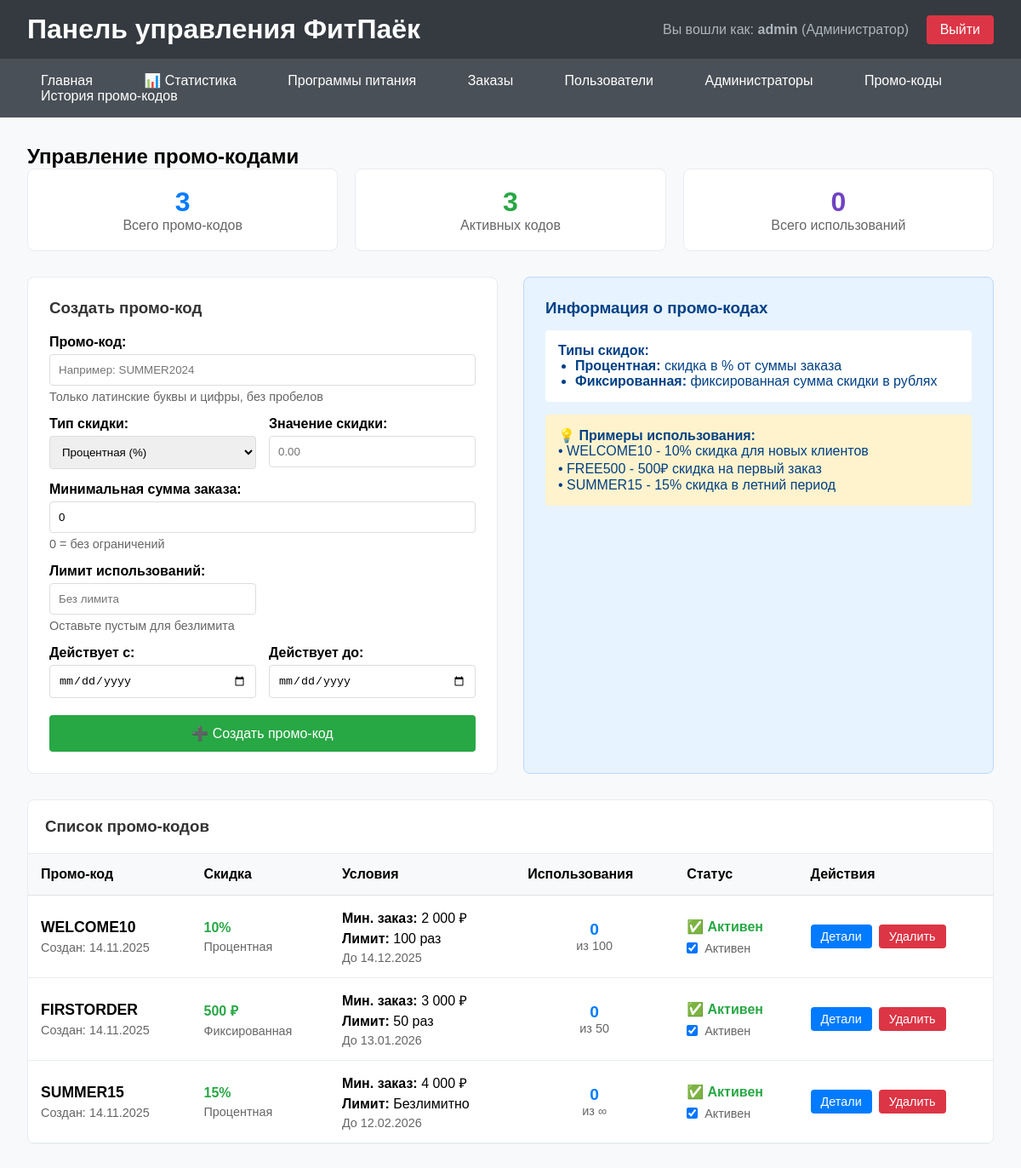
The app's page /admin/promo_codes.php (signed in) with its own data.
### tables this page shows
CREATE TABLE `promo_codes` (
  `id` int NOT NULL,
  `code` varchar(50) NOT NULL,
  `discount_type` enum('percentage','fixed') DEFAULT 'percentage',
  `discount_value` decimal(10,2) NOT NULL,
  `min_order_amount` decimal(10,2) DEFAULT '0.00',
  `usage_limit` int DEFAULT NULL,
  `used_count` int DEFAULT '0',
  `valid_from` date DEFAULT NULL,
  `valid_until` date DEFAULT NULL,
  `is_active` tinyint(1) DEFAULT '1',
  `created_at` timestamp NULL DEFAULT CURRENT_TIMESTAMP
);

### config.php (called while the page is built, shortened)
<?php
function e($text) {
    return htmlspecialchars($text, ENT_QUOTES, 'UTF-8');
}
?>

### admin/promo_codes.php (the view, shortened to what this page needs)
<?php
require_once '../config.php';
$promo_codes = $pdo->query("
    SELECT pc.*,
           (SELECT COUNT(*) FROM used_promo_codes upc WHERE upc.promo_code_id = pc.id) as used_count
    FROM promo_codes pc
    ORDER BY pc.created_at DESC
")->fetchAll();
$total_promos = $pdo->query("SELECT COUNT(*) as count FROM promo_codes")->fetch()['count'];
$active_promos = $pdo->query("SELECT COUNT(*) as count FROM promo_codes WHERE is_active = TRUE")->fetch()['count'];
$total_usage = $pdo->query("SELECT COUNT(*) as count FROM used_promo_codes")->fetch()['count'];
?>
<?php include 'includes/header.php'; ?>
<h2>Управление промо-кодами</h2>
<div style="display: grid; grid-template-columns: repeat(auto-fit, minmax(200px, 1fr)); gap: 20px; margin-bottom: 30px;">
    <div style="background: white; padding: 20px; border-radius: 8px; border: 1px solid #e9ecef; text-align: center;">
        <div style="font-size: 2rem; font-weight: bold; color: #007bff;"><?php echo $total_promos; ?></div>
        <div style="color: #666;">Всего промо-кодов</div>
    </div>
    <div style="background: white; padding: 20px; border-radius: 8px; border: 1px solid #e9ecef; text-align: center;">
        <div style="font-size: 2rem; font-weight: bold; color: #28a745;"><?php echo $active_promos; ?></div>
        <div style="color: #666;">Активных кодов</div>
    </div>
    <div style="background: white; padding: 20px; border-radius: 8px; border: 1px solid #e9ecef; text-align: center;">
        <div style="font-size: 2rem; font-weight: bold; color: #6f42c1;"><?php echo $total_usage; ?></div>
        <div style="color: #666;">Всего использований</div>
    </div>
</div>
<div style="display: grid; grid-template-columns: 1fr 1fr; gap: 30px; margin-bottom: 30px;">
    <div style="background: white; padding: 25px; border-radius: 8px; border: 1px solid #e9ecef;">
        <h3 style="margin-top: 0; margin-bottom: 20px; color: #333;">Создать промо-код</h3>
        <form method="POST">
            <div style="margin-bottom: 15px;">
                <label style="display: block; margin-bottom: 5px; font-weight: bold;">Промо-код:</label>
                <input type="text" name="code"
                       style="width: 100%; padding: 10px; border: 1px solid #ddd; border-radius: 4px;"
                       placeholder="Например: SUMMER2024" required>
                <div style="color: #666; font-size: 0.9rem; margin-top: 5px;">
                    Только латинские буквы и цифры, без пробелов
                </div>
            </div>
            <div style="display: grid; grid-template-columns: 1fr 1fr; gap: 15px; margin-bottom: 15px;">
                <div>
                    <label style="display: block; margin-bottom: 5px; font-weight: bold;">Тип скидки:</label>
                    <select name="discount_type" style="width: 100%; padding: 10px; border: 1px solid #ddd; border-radius: 4px;">
                        <option value="percentage">Процентная (%)</option>
                    </select>
                </div>
                <div>
                    <label style="display: block; margin-bottom: 5px; font-weight: bold;">Значение скидки:</label>
                    <input type="number" name="discount_value" step="0.01" min="0"
                           style="width: 100%; padding: 10px; border: 1px solid #ddd; border-radius: 4px;"
                           placeholder="0.00" required>
                </div>
            </div>
            <div style="margin-bottom: 15px;">
                <label style="display: block; margin-bottom: 5px; font-weight: bold;">Минимальная сумма заказа:</label>
                <input type="number" name="min_order_amount" step="0.01" min="0"
                       style="width: 100%; padding: 10px; border: 1px solid #ddd; border-radius: 4px;"
                       placeholder="0.00" value="0">
                <div style="color: #666; font-size: 0.9rem; margin-top: 5px;">
                    0 = без ограничений
                </div>
            </div>
            <div style="display: grid; grid-template-columns: 1fr 1fr; gap: 15px; margin-bottom: 15px;">
                <div>
                    <label style="display: block; margin-bottom: 5px; font-weight: bold;">Лимит использований:</label>
                    <input type="number" name="usage_limit" min="0"
                           style="width: 100%; padding: 10px; border: 1px solid #ddd; border-radius: 4px;"
                           placeholder="Без лимита">
                    <div style="color: #666; font-size: 0.9rem; margin-top: 5px;">
                        Оставьте пустым для безлимита
                    </div>
                </div>
            </div>
            <div style="display: grid; grid-template-columns: 1fr 1fr; gap: 15px; margin-bottom: 20px;">
                <div>
                    <label style="display: block; margin-bottom: 5px; font-weight: bold;">Действует с:</label>
                    <input type="date" name="valid_from"
                           style="width: 100%; padding: 10px; border: 1px solid #ddd; border-radius: 4px;">
                </div>
                <div>
                    <label style="display: block; margin-bottom: 5px; font-weight: bold;">Действует до:</label>
                    <input type="date" name="valid_until"
                           style="width: 100%; padding: 10px; border: 1px solid #ddd; border-radius: 4px;">
                </div>
            </div>
            <button type="submit" name="add_promo" style="
                background: #28a745;
                color: white;
                padding: 12px 30px;
                border: none;
                border-radius: 4px;
                font-size: 1rem;
                font-weight: 500;
                cursor: pointer;
                width: 100%;
            ">
                ➕ Создать промо-код
            </button>
        </form>
    </div>
    <div style="background: #e7f3ff; padding: 25px; border-radius: 8px; border: 1px solid #b8daff;">
        <h3 style="margin-top: 0; margin-bottom: 15px; color: #004085;">Информация о промо-кодах</h3>
        <div style="color: #004085;">
            <div style="background: white; padding: 15px; border-radius: 4px; margin-bottom: 15px;">
                <h4 style="margin-top: 0; color: #004085;">Типы скидок:</h4>
                <ul style="margin: 0; padding-left: 20px;">
                    <li><strong>Процентная:</strong> скидка в % от суммы заказа</li>
                    <li><strong>Фиксированная:</strong> фиксированная сумма скидки в рублях</li>
                </ul>
            </div>
            <div style="background: #fff3cd; padding: 15px; border-radius: 4px;">
                <strong>💡 Примеры использования:</strong><br>
                • WELCOME10 - 10% скидка для новых клиентов<br>
                • FREE500 - 500₽ скидка на первый заказ<br>
                • SUMMER15 - 15% скидка в летний период
            </div>
        </div>
    </div>
</div>
<div style="background: white; border-radius: 8px; border: 1px solid #e9ecef; overflow: hidden;">
    <div style="padding: 20px; border-bottom: 1px solid #e9ecef;">
        <h3 style="margin: 0; color: #333;">Список промо-кодов</h3>
    </div>
    <?php if (empty($promo_codes)): ?>
        <div style="text-align: center; padding: 40px; color: #666;">
            <h4>Промо-коды не найдены</h4>
            <p>Создайте первый промо-код используя форму выше</p>
        </div>
    <?php else: ?>
        <div style="overflow-x: auto;">
            <table style="width: 100%; border-collapse: collapse; min-width: 900px;">
                <thead>
                    <tr style="background: #f8f9fa;">
                        <th style="padding: 15px; text-align: left; border-bottom: 1px solid #dee2e6;">Промо-код</th>
                        <th style="padding: 15px; text-align: left; border-bottom: 1px solid #dee2e6;">Скидка</th>
                        <th style="padding: 15px; text-align: left; border-bottom: 1px solid #dee2e6;">Условия</th>
                        <th style="padding: 15px; text-align: left; border-bottom: 1px solid #dee2e6;">Использования</th>
                        <th style="padding: 15px; text-align: left; border-bottom: 1px solid #dee2e6;">Статус</th>
                        <th style="padding: 15px; text-align: left; border-bottom: 1px solid #dee2e6;">Действия</th>
                    </tr>
                </thead>
                <tbody>
                    <?php foreach ($promo_codes as $promo):
                        $is_expired = $promo['valid_until'] && strtotime($promo['valid_until']) < time();
                        $is_future = $promo['valid_from'] && strtotime($promo['valid_from']) > time();
                        $usage_limit_reached = $promo['usage_limit'] && $promo['used_count'] >= $promo['usage_limit'];
                    ?>
                    <tr style="border-bottom: 1px solid #e9ecef;">
                        <td style="padding: 15px;">
                            <div style="font-weight: bold; margin-bottom: 5px; font-size: 1.1rem;">
                                <?php echo e($promo['code']); ?>
                            </div>
                            <div style="color: #666; font-size: 0.9rem;">
                                Создан: <?php echo date('d.m.Y', strtotime($promo['created_at'])); ?>
                            </div>
                        </td>
                        <td style="padding: 15px;">
                            <div style="font-weight: bold; color: #28a745; margin-bottom: 5px;">
                                <?php if ($promo['discount_type'] === 'percentage'): ?>
                                    <?php echo number_format($promo['discount_value'], 0); ?>%
                                <?php else: ?>
                                    <?php echo number_format($promo['discount_value'], 0, ',', ' '); ?> ₽
                                <?php endif; ?>
                            </div>
                            <div style="color: #666; font-size: 0.9rem;">
                                <?php echo $promo['discount_type'] === 'percentage' ? 'Процентная' : 'Фиксированная'; ?>
                            </div>
                        </td>
                        <td style="padding: 15px;">
                            <div style="margin-bottom: 5px;">
                                <strong>Мин. заказ:</strong>
                                <?php echo $promo['min_order_amount'] > 0 ? number_format($promo['min_order_amount'], 0, ',', ' ') . ' ₽' : 'Нет'; ?>
                            </div>
                            <div style="margin-bottom: 5px;">
                                <strong>Лимит:</strong>
                                <?php echo $promo['usage_limit'] ? $promo['usage_limit'] . ' раз' : 'Безлимитно'; ?>
                            </div>
                            <div style="color: #666; font-size: 0.9rem;">
                                <?php if ($promo['valid_from'] && $promo['valid_until']): ?>
                                    <?php echo date('d.m.Y', strtotime($promo['valid_from'])); ?> - <?php echo date('d.m.Y', strtotime($promo['valid_until'])); ?>
                                <?php elseif ($promo['valid_until']): ?>
                                    До <?php echo date('d.m.Y', strtotime($promo['valid_until'])); ?>
                                <?php else: ?>
                                    Бессрочно
                                <?php endif; ?>
                            </div>
                        </td>
                        <td style="padding: 15px;">
                            <div style="text-align: center;">
                                <div style="font-size: 1.2rem; font-weight: bold; color: #007bff;">
                                    <?php echo $promo['used_count']; ?>
                                </div>
                                <div style="color: #666; font-size: 0.9rem;">
                                    из <?php echo $promo['usage_limit'] ?: '∞'; ?>
                                </div>
                            </div>
                        </td>
                        <td style="padding: 15px;">
                            <?php if (!$promo['is_active']): ?>
                                <span style="color: #dc3545; font-weight: bold;">❌ Неактивен</span>
                            <?php elseif ($is_expired): ?>
                                <span style="color: #dc3545; font-weight: bold;">⏰ Истек</span>
                            <?php elseif ($is_future): ?>
                                <span style="color: #ffc107; font-weight: bold;">⏳ Будущий</span>
                            <?php elseif ($usage_limit_reached): ?>
                                <span style="color: #dc3545; font-weight: bold;">🚫 Лимит</span>
                            <?php else: ?>
                                <span style="color: #28a745; font-weight: bold;">✅ Активен</span>
                            <?php endif; ?>
                            <form method="POST" style="margin-top: 8px;">
                                <label style="display: flex; align-items: center; gap: 8px; cursor: pointer;">
                                    <input type="checkbox" name="is_active" value="1"
                                           <?php echo $promo['is_active'] ? 'checked' : ''; ?>
                                           onchange="this.form.submit()">
                                    <span style="font-size: 0.9rem; color: #666;">
                                        <?php echo $promo['is_active'] ? 'Активен' : 'Неактивен'; ?>
                                    </span>
                                </label>
                            </form>
                        </td>
                        <td style="padding: 15px;">
                            <div style="display: flex; gap: 8px;">
                                <a href="promo_details.php?id=<?php echo $promo['id']; ?>"
                                   style="
                                       background: #007bff;
                                       color: white;
                                       padding: 6px 12px;
                                       text-decoration: none;
                                       border-radius: 4px;
                                       font-size: 0.9rem;
                                   ">
                                    Детали
                                </a>
                                <button onclick="confirmDelete(<?php echo $promo['id']; ?>)"
                                        style="
                                            background: #dc3545;
                                            color: white;
                                            padding: 6px 12px;
                                            border: none;
                                            border-radius: 4px;
                                            font-size: 0.9rem;
                                            cursor: pointer;
                                        ">
                                    Удалить
                                </button>
                            </div>
                        </td>
                    </tr>
                    <?php endforeach; ?>
                </tbody>
            </table>
        </div>
    <?php endif; ?>
</div>
<?php include 'includes/footer.php'; ?>

### admin/includes/header.php (style rules this page uses)
* { margin: 0; padding: 0; box-sizing: border-box; }
body { font-family: Arial, sans-serif; background: #f8f9fa; }

### records on screen
promo_codes: code "WELCOME10", created_at "14.11.2025", discount_value "10", discount_type "Процентная", min_order_amount "2 000", usage_limit "100", valid_until "14.12.2025", used_count "0", shows "✅ Активен", is_active "☑"
promo_codes: code "FIRSTORDER", created_at "14.11.2025", discount_value "500", discount_type "Фиксированная", min_order_amount "3 000", usage_limit "50", valid_until "13.01.2026", used_count "0", shows "✅ Активен", is_active "☑"
promo_codes: code "SUMMER15", created_at "14.11.2025", discount_value "15", discount_type "Процентная", min_order_amount "4 000", shows "Безлимитно", valid_until "12.02.2026", used_count "0", usage_limit "∞", shows "✅ Активен", is_active "☑"

### other values on screen
$_SESSION['admin_username'] "admin"
$_SESSION['admin_role'] === 'admin' ? 'Администратор' : 'Менеджер' "Администратор"
$total_promos "3"
$active_promos "3"
$total_usage "0"
